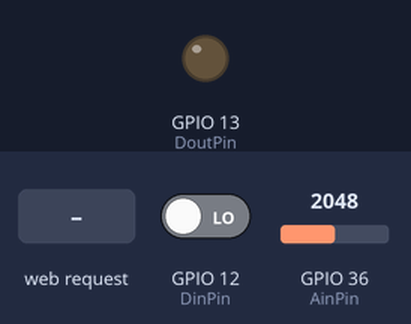
Recording of a sketch running on a simulated ESP32. On the bench: output pins drawn as LEDs (lit = HIGH). The inputs (shaded band) are chosen by the test bench; at power-on: GPIO 12 (DinPin) LOW, GPIO 36 (AinPin) = 2048. WiFi joins after 1.5 s; servers stay silent unless stated; what the sketch prints to the serial monitor is not drawn.

Above: at 2.7 s.
2.8 s: HTTP request GET /LED=ON received
At 3.1 s:
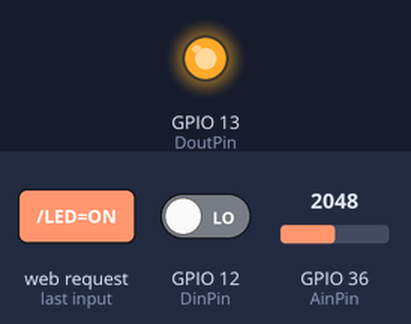
4.3 s: HTTP request GET /LED=OFF received
At 5.5 s:
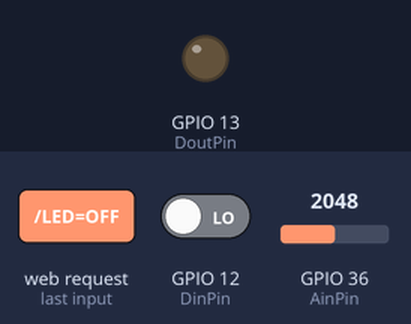
Timing chart, 0 to 7.3 s (numbered marks = the images above; inputs shaded):
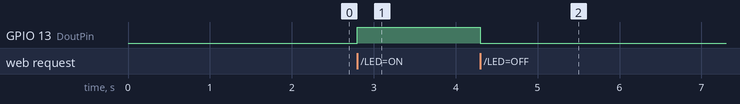

Measured:
- after the input at 2.8 s, GPIO 13 (DoutPin): LOW → HIGH at once
- after the input at 4.3 s, GPIO 13 (DoutPin): HIGH → LOW at once

The sketch:

esp_control_v12.ino
```cpp
//#define useESP32      // or disable with // for ESP8266
//#define useAP         // or disable with // for STA
#define useFIXIP      // or disable with // for IP from router at STA or default 192.168.4.1 at AP
#define usePID        // or disable with //

#if defined useESP32
#include <WiFi.h>
const int DoutPin = 5; // P5
const int DinPin = 17; // P17 Digital pin to be read

#define AinPin 36
#define AoutPin 25
#define IAM "ESP32"

int Ainres = 4095;
int dac1v = 127;  // 0 .. 255
int dac1d = 5;    // add button


#else
#include <ESP8266WiFi.h>
const int DoutPin = 13; // GPIO13
const int DinPin = 12; // Digital pin to be read
#define IAM "ESP8266"
#define AinPin A0
int Ainres = 1023;
#endif

int LED_SP = LOW;

#if defined usePID
// button action for PID
int pidOVd = 2;    // add/sub button
int pidSPd = 2;    // add/sub button

float PID1_PV = 0.0;
float PID1_SP = 0.0;
float PID1_OV = 0.0;
float PID1_MD = 2.0;

#define PID1_inpin 35                 // ESP32 P35 ADC7         !! 27 ADC17 not work its HIGH
#define PID1_outpin 26                // ESP32 ADC19 DAC2

#define IND1_inpin 39                 // ESP32 ADC3
float IND1_PV = 0.0;
#define IND2_inpin 32                 // ESP32 ADC4
float IND2_PV = 0.0;
#define IND3_inpin 33                 // ESP32 ADC5
float IND3_PV = 0.0;
#define IND4_inpin 34                 // ESP32 ADC6
float IND4_PV = 0.0;

//_________________________________________________point timer
unsigned long Ccount = 0;                          // loops
const unsigned long Ccount_end = 200;              // every 200 loops check for millis() only
unsigned long Ctime = 0;                           // milliseconds   works for about 50 days
unsigned long Ctime_old = 0;                       // milliseconds memory last scan
unsigned long Ctime_delta  = 500;                  // 500 millis
int job = 0;
const int maxjob = 8;

#endif


#if defined useAP       //setting the addresses                    // AP MODE

#if defined useFIXIP

IPAddress APip(192,168,210,1);
IPAddress APgateway(192, 168, 210, 1);
IPAddress APsubnet(255, 255, 255, 0);

#endif

#define APssid "myESP"                                // set for AP MODE login
#define APpassword "password"

#else                                               // set for STA MODE login

#if defined useFIXIP

IPAddress STAip(192,168,1,210);
IPAddress STAgateway(192, 168, 1, 1);
IPAddress STAsubnet(255, 255, 255, 0);

#endif

#define STAssid "mySSID"
#define STApassword "password"

#endif

// AinPin A0 ( 10bit ADC so read 1024 as 1V MAX )
// ESP32 A0 on P36
// ESP32 AoutPin DAC1 ADC18 P25
// Setting 8bit DAC channel 1 (GPIO 25) voltage to approx 0.78 of VDD_A voltage (VDD * 200 / 255).
// For VDD_A 3.3V, this is 2.59V:

// for PID on ESP32 use:
// "PV" Ain  P27 ADC17  !HOLD
// "OUTPUT" Aout P26 DAC2 ADC19


const long serdb = 115200;

WiFiServer server(80);

void setup() {
  pinMode(DoutPin, OUTPUT);
  digitalWrite(DoutPin, LOW);
#if defined useESP32
  dacWrite(AoutPin,dac1v);
#endif
  Serial.begin(serdb);
  delay(7);
  Serial.println();
  Serial.println("___________");
  Serial.println(" KLL myESP ");
  Serial.print("___v1.2____ on ");
  Serial.println(IAM);

#if defined useAP       // AP MODE
  Serial.print("Configuring access point: SSID: ");
  Serial.print(APssid);
  Serial.print(" password: ");
  Serial.println(APpassword);
  WiFi.softAP(APssid, APpassword);
  delay(10);

#if defined useFIXIP
  WiFi.softAPConfig(APip,APgateway,APsubnet);
#endif

#else                                               // set for STA MODE login

  Serial.print("Connecting to ");
  Serial.println(STAssid);

  WiFi.begin(STAssid, STApassword);

#if defined useFIXIP
  WiFi.config(STAip,STAgateway,STAsubnet);
#endif

  while (WiFi.status() != WL_CONNECTED) {
    delay(500);
    Serial.print(".");
  }
  Serial.println();
  Serial.println("WiFi connected");
#endif

  Serial.print("Server started at http://");

  // Start the server
  server.begin();

#if defined useAP       // AP MODE
  Serial.print(WiFi.softAPIP());                  // Print the IP address
#else                                               // for STA MODE
  Serial.print(WiFi.localIP());                  // Print the IP address
#endif

  Serial.println("/");
}

//_______________________________________________________________________________loop
void loop() {

#if defined usePID
  control_point_timer();
#endif

  // Check if a client has connected
  WiFiClient client = server.available();
  if (!client) {
    return;
  }

  // Wait until the client sends some data
  Serial.println("new client");
  while(!client.available()){
    delay(1);
  }

  // Read the first line of the request
  String request = client.readStringUntil('\r');
  Serial.println(request);
  client.flush();

  // Match the request

  if (request.indexOf("/LED=ON") != -1)  {
    digitalWrite(DoutPin, HIGH);
    LED_SP = HIGH;
  }
  if (request.indexOf("/LED=OFF") != -1)  {
    digitalWrite(DoutPin, LOW);
    LED_SP = LOW;
  }
#if defined useESP32
  if (request.indexOf("/DAC1UP") != -1)  {
    dac1v = dac1v+dac1d;
    if ( dac1v > 255) { dac1v = 255; }
    dacWrite(AoutPin,dac1v);
  }
  if (request.indexOf("/DAC1DN") != -1)  {
    dac1v = dac1v-dac1d;
    if ( dac1v < 0 ) { dac1v = 0; }
    dacWrite(AoutPin,dac1v);
  }
#endif

#if defined usePID

  if (request.indexOf("/DAC2UP") != -1)  {
    PID1_OV += pidOVd;
  }
  if (request.indexOf("/DAC2DN") != -1)  {
    PID1_OV -= pidOVd;
  }
  if (request.indexOf("/PIDMAN") != -1)  {
    PID1_MD = 1;
  }
  if (request.indexOf("/PIDAUTO") != -1)  {
    PID1_MD = 2;
  }
  if (request.indexOf("/SPUP") != -1)  {
    PID1_SP += pidSPd;
    if ( PID1_SP > 100) { PID1_SP = 100; }
  }
  if (request.indexOf("/SPDN") != -1)  {
    PID1_SP -= pidSPd;
    if ( PID1_SP < 0) { PID1_SP = 0; }
  }

#endif

//_______________________________________________________________________________make_HTML

  // Return the response
  String s = ("HTTP/1.1 200 OK\r\n");
  s += ("Content-Type: text/html\r\n\r\n");
  s += ("<!DOCTYPE HTML>\r\n<html>\r\n");
  s += ("<head> <title>myESP KLL engineering</title> </head>\r\n");
  s += ("<body>\r\n");
  s += ("i am a SoC development board <b>");
  s += (IAM);
  s += ("</b><br> running as webserver / WIFI remote IO / ");

#if defined useESP32
//  s += (" <img src=\"http://kll.engineering-news.org/kllfusion01/downloads/ESP32_myPINOUT.jpg\" alt=\"ESP32\" width=\"500\" > ");
  s += ("<a href=\"http://kll.engineering-news.org/kllfusion01/downloads/ESP32_myPINOUT.jpg\" target=\"_blank\">SHOW pinout</a> / \r\n");
#else
//  s += (" <img src=\"http://kll.engineering-news.org/kllfusion01/downloads/ESP8266_myPINOUT.jpg\" alt=\"ESP8266\" width=\"500\" > ");
  s += ("<a href=\"http://kll.engineering-news.org/kllfusion01/downloads/ESP8266_myPINOUT.jpg\" target=\"_blank\">SHOW pinout</a> / \r\n");
#endif
  s += ("<a href=\"http://kll.engineering-news.org/kllfusion01/articles.php?article_id=132\" target=\"_blank\">Visit KLL engineering</a> <br />\r\n");

  s += ("<br />\r\n <hr><h2>web IO</h2>");
  s += ("______DOUT____________________DoutPin: P");  s += (DoutPin);   s += ("<br>");
  s += ("OV : ");
  if(LED_SP == HIGH) {
  s += ("ON");
  s += (" _<a href=\"/LED=OFF\"\"><button> OFF </button></a>");
  } else {
  s += ("OFF");
  s += (" _<a href=\"/LED=ON\"\"><button> ON </button></a>");
  }
  s += ("<br>\r\n");
  s += ("______DIN1____________________DinPin: P");  s += (DinPin);   s += ("<br>");
  s += ("PV: ");
  if(digitalRead(DinPin)) {   s += ("ON");  } else {    s += ("OFF");  }    s += (" <br>\r\n");
  s += ("______AIN1____________________AinPin: ");  s += (AinPin);   s += ("<br>");
  s += ("PV raw : ");  s += (analogRead(AinPin));  s += (" <br>\r\n");

#if defined useESP32
  s += ("______AOUT____________________AoutPin: ");  s += (AoutPin);   s += ("<br>");
  s += ("DAC1 : ");  //DAC1 ADC18 P25
  s += (dac1v);
  s += (" _<a href=\"/DAC1UP\"\"><button>  UP </button></a>");
  s += (" _<a href=\"/DAC1DN\"\"><button> DOWN </button></a>");
  s += (" <br>\r\n");
#endif

#if defined usePID
  s += ("<hr><h2>uPCS2 for UNO and ESP</h2>");
  s += ("______PID1____________________AinPin: P");  s += (PID1_inpin); s += (" AoutPin: P");  s += (PID1_outpin); s += ("<br>");
  s += ("PV: ");
  s += (PID1_PV);   s += ("%");
  s += (" <br>\r\n");

  s += ("SP: ");
  s += (PID1_SP); s += ("%");
  s += (" _<a href=\"/SPUP\"\"><button> SP UP </button></a>");
  s += (" _<a href=\"/SPDN\"\"><button> SP DOWN </button></a><br>");

  s += ("MODE: ");
  if (PID1_MD == 1) {
     s += (" MAN ");
     s += (" _<a href=\"/PIDAUTO\"\"><button> AUTO </button></a><br>");
  }
  if (PID1_MD == 2) {
     s += (" AUTO ");
     s += (" _<a href=\"/PIDMAN\"\"><button> MAN </button></a><br>");
  }

  s += ("OUT: ");  s += (PID1_OV);  s += ("%");
  if (PID1_MD == 1) {
    s += (" _<a href=\"/DAC2UP\"\"><button> OVP UP </button></a>");
    s += (" _<a href=\"/DAC2DN\"\"><button> OVP DOWN </button></a>");
  }
  s += ("<br>\r\n");
  s += ("______IND1____________________AinPin: P");  s += (IND1_inpin);   s += ("<br>");
  s += ("PV: "); s += (IND1_PV);  s += ("%"); s += (" <br>\r\n");  //
  s += ("______IND2____________________AinPin: P");  s += (IND2_inpin);   s += ("<br>");
  s += ("PV: "); s += (IND2_PV);  s += ("%"); s += (" <br>\r\n");  //
  s += ("______IND3____________________AinPin: P");  s += (IND3_inpin);   s += ("<br>");
  s += ("PV: "); s += (IND3_PV);  s += ("%"); s += (" <br>\r\n");  //
  s += ("______IND4____________________AinPin: P");  s += (IND4_inpin);   s += ("<br>");
  s += ("PV: "); s += (IND4_PV);  s += ("%"); s += (" <br>\r\n");  //


#endif
  s += ("<hr>\r\n");
  s += ("\r\n");
  s += ("</body>");
  s += ("</html>");

  client.print(s);

  delay(1);
  client.stop();
  Serial.println("Client disonnected");
  Serial.println("");

}  // end loop
```

Source omitted: control.ino (15793 bytes)
